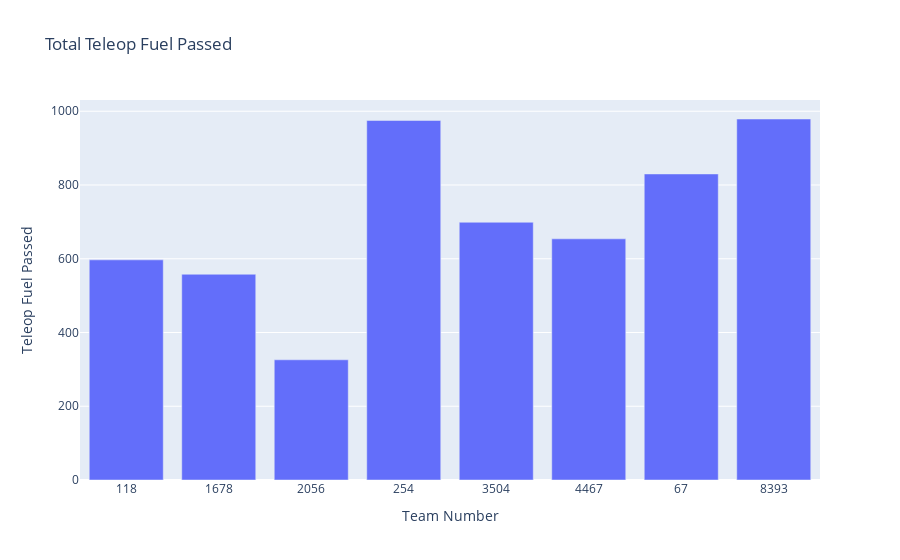

Source (notebook cell):
### Code cell
teleop_fuel_passed_df = scouted_data.groupby("Team Number")["Teleop Fuel Passed"].sum().reset_index()
fig = px.bar(teleop_fuel_passed_df, x="Team Number", y="Teleop Fuel Passed", title="Total Teleop Fuel Passed", 
             labels={"Total Teleop Fuel Passed": "total fuel passed"})
fig.show()

### Figure 1 — Plotly figure (JSON) as saved in the notebook; plotly's stock layout.template omitted (floating-point values rounded to 4 significant figures)
{"data": [{"hovertemplate": "Team Number=%{x}<br>Teleop Fuel Passed=%{y}<extra></extra>", "legendgroup": "", "marker": {"color": "#636efa", "pattern": {"shape": ""}}, "name": "", "orientation": "v", "showlegend": false, "textposition": "auto", "type": "bar", "x": ["118", "1678", "2056", "254", "3504", "4467", "67", "8393"], "xaxis": "x", "y": [597, 558, 326, 975, 699, 654, 830, 979], "yaxis": "y"}], "layout": {"barmode": "relative", "legend": {"tracegroupgap": 0}, "title": {"text": "Total Teleop Fuel Passed"}, "xaxis": {"anchor": "y", "domain": [0, 1], "title": {"text": "Team Number"}}, "yaxis": {"anchor": "x", "domain": [0, 1], "title": {"text": "Teleop Fuel Passed"}}}}
